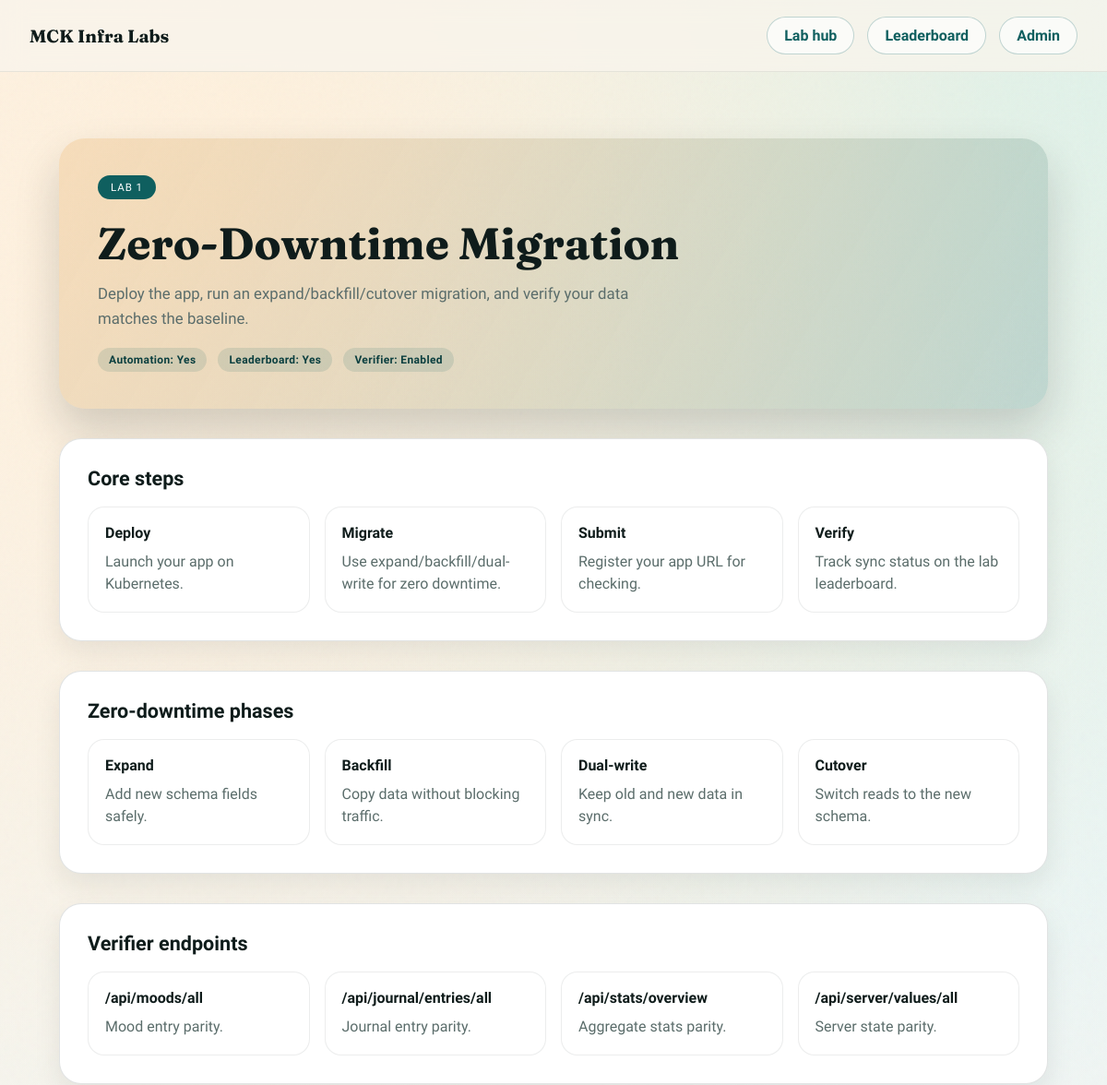
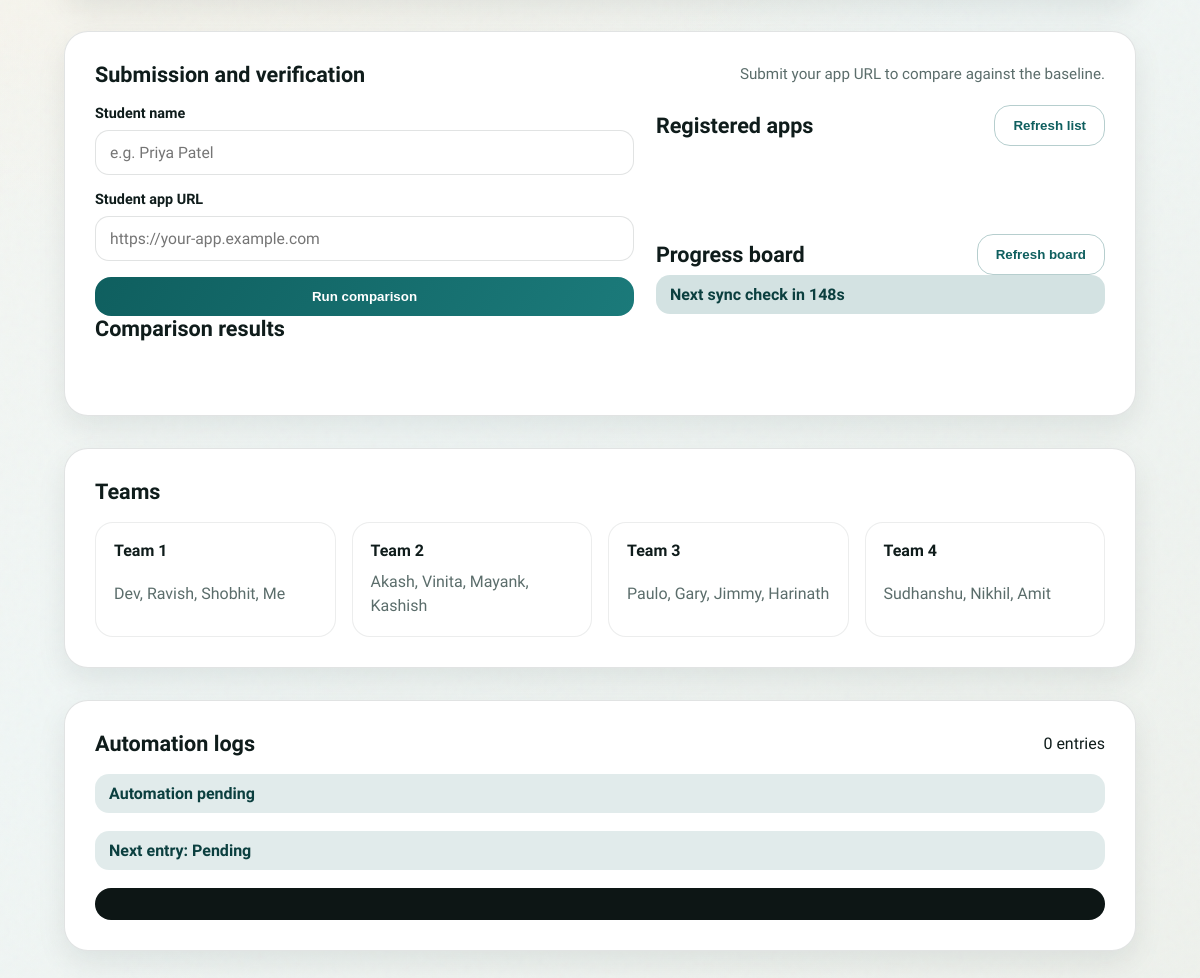
/labs/lab1, run on the app's committed database (2 pictures, top to bottom).
### tables this page shows
CREATE TABLE teams (
    id INTEGER PRIMARY KEY AUTOINCREMENT,
    lab TEXT NOT NULL,
    name TEXT NOT NULL,
    members TEXT NOT NULL,
    created_at INTEGER NOT NULL,
    updated_at INTEGER NOT NULL,
    UNIQUE(lab, name)
);

### app.py (the view)
@app.get("/labs/<lab_id>")
def lab_detail(lab_id):
    lab = get_lab(lab_id)
    if not lab:
        return "Lab not found.", 404
    return render_template(
        "lab_detail.html",
        lab=lab,
        labs=list_labs(),
        teams=list_teams(lab_id),
        compare_interval_seconds=COMPARE_INTERVAL_SECONDS,
    )

### app.py (called while the page is built, shortened)
def list_labs():
    return [LABS[key] for key in sorted(LABS.keys())]

def get_lab(lab_id):
    return LABS.get(lab_id)

def get_db():
    conn = sqlite3.connect(DB_PATH, timeout=5)
    conn.row_factory = sqlite3.Row
    return conn

def list_teams(lab=None):
    with db_lock:
        conn = get_db()
        try:
            if lab:
                rows = conn.execute(
                    """
                    SELECT id, lab, name, members, updated_at
                    FROM teams
                    WHERE lab = ?
                    ORDER BY name ASC
                    """,
                    (lab,),
                ).fetchall()
        finally:
            conn.close()
    return [dict(row) for row in rows]

### templates/lab_detail.html (shortened to what this page needs)
<!doctype html>
<html lang="en">
  <head>
    <link rel="stylesheet" href="/static/style.css" />
  </head>
  <body>
    <header class="topbar">
      <div class="brand">MCK Infra Labs</div>
      <nav class="top-links">
        <a class="ghost-link" href="/">Lab hub</a>
        {% if lab.leaderboard_enabled %}
        <a class="ghost-link" href="/leaderboard?lab={{ lab.id }}">Leaderboard</a>
        {% endif %}
        <a class="ghost-link" href="/admin">Admin</a>
      </nav>
    </header>
    <main class="page">
      <section class="hero lab-hero">
        <div class="badge">{{ lab.code }}</div>
        <h1>{{ lab.title }}</h1>
        <p>{{ lab.tagline }}</p>
        <div class="hero-meta">
          <span class="pill">Automation: {{ 'Yes' if lab.automation_enabled else 'No' }}</span>
          <span class="pill">Leaderboard: {{ 'Yes' if lab.leaderboard_enabled else 'No' }}</span>
          <span class="pill">Verifier: {{ 'Enabled' if lab.compare_enabled else 'Manual' }}</span>
        </div>
      </section>
      {% for section in lab.sections %}
      <section class="panel">
        <div class="results-header">
          <h2>{{ section.title }}</h2>
        </div>
        <div class="section-grid">
          {% for item in section["items"] %}
          <div class="section-card">
            <h3>{{ item.title }}</h3>
            <p>{{ item.body }}</p>
          </div>
          {% endfor %}
        </div>
      </section>
      {% endfor %}
      {% if lab.submission_enabled or lab.leaderboard_enabled %}
      <section class="panel">
        <div class="results-header">
          <h2>Submission and verification</h2>
          <span class="muted">{{ lab.form_helper }}</span>
        </div>
        <div class="split-panel">
          {% if lab.submission_enabled %}
          <div>
            <form id="compare-form" data-lab-id="{{ lab.id }}" data-compare-enabled="{{ 'true' if lab.compare_enabled else 'false' }}">
              <div class="field">
                <label for="name">Student name</label>
                <input id="name" name="name" type="text" placeholder="e.g. Priya Patel" required />
              </div>
              <div class="field">
                <label for="url">Student app URL</label>
                <input
                  id="url"
                  name="url"
                  type="url"
                  placeholder="https://your-app.example.com"
                  required
                />
              </div>
              <button type="submit" id="submit-btn">{{ lab.form_cta }}</button>
            </form>
            <div id="results" class="results hidden">
              <div class="results-header">
                <h2>Comparison results</h2>
              </div>
              <div id="summary" class="summary"></div>
            </div>
          </div>
          {% endif %}
          <div class="stack">
            {% if lab.submission_enabled %}
            <div class="students">
              <div class="results-header">
                <h2>Registered apps</h2>
                <button type="button" id="refresh-students" class="ghost">Refresh list</button>
              </div>
            </div>
            {% endif %}
            {% if lab.leaderboard_enabled %}
            <div class="students">
              <div class="results-header">
                <h2>Progress board</h2>
                <button type="button" id="refresh-leaderboard" class="ghost">Refresh board</button>
              </div>
              {% if lab.compare_enabled %}
              <div class="status ok" id="compare-timer" data-interval-seconds="{{ compare_interval_seconds }}">
              </div>
              {% else %}
              <div class="status">Manual review in progress.</div>
              {% endif %}
            </div>
            {% endif %}
          </div>
        </div>
      </section>
      {% endif %}
      {% if teams %}
      <section class="panel">
        <div class="results-header">
          <h2>Teams</h2>
        </div>
        <div class="section-grid">
          {% for team in teams %}
          <div class="section-card">
            <h3>{{ team.name }}</h3>
            <p>{{ team.members }}</p>
          </div>
          {% endfor %}
        </div>
      </section>
      {% endif %}
      {% if lab.automation_enabled %}
      <section class="panel">
        <div class="results-header">
          <h2>Automation logs</h2>
          <span id="log-count">0 entries</span>
        </div>
        <div class="status" id="auto-fill-timer" data-next-seconds="0">Automation pending</div>
        <div class="status">Next entry: <span id="auto-fill-entry">Pending</span></div>
        <div class="log-box" id="log-box"></div>
      </section>
      {% endif %}
    </main>
  </body>
</html>

### data on the page
teams: name "Team 1", members "Dev, Ravish, Shobhit, Me"
teams: name "Team 2", members "Akash, Vinita, Mayank, Kashish"
teams: name "Team 3", members "Paulo, Gary, Jimmy, Harinath"
teams: name "Team 4", members "Sudhanshu, Nikhil, Amit"

### other printed values
{{ lab.code }} "LAB 1"
{{ lab.title }} "Zero-Downtime Migration"
{{ lab.tagline }} "Deploy the app, run an expand/backfill/cutover migration, and verify your data matches the baseline."
{{ 'Yes' if lab.automation_enabled else 'No' }} "Yes"
{{ 'Yes' if lab.leaderboard_enabled else 'No' }} "Yes"
{{ 'Enabled' if lab.compare_enabled else 'Manual' }} "Enabled"
{{ section.title }} "Core steps" "Zero-downtime phases" "Verifier endpoints"
{{ item.title }} "Deploy" "Migrate" "Submit" "Verify" "Expand" "Backfill" "Dual-write" "Cutover" "/api/moods/all" "/api/journal/entries/all" "/api/stats/overview" "/api/server/values/all"
{{ item.body }} "Launch your app on Kubernetes." "Use expand/backfill/dual-write for zero downtime." "Register your app URL for checking." "Track sync status on the lab leaderboard." "Add new schema fields safely." "Copy data without blocking traffic." "Keep old and new data in sync." "Switch reads to the new schema." "Mood entry parity." "Journal entry parity." "Aggregate stats parity." "Server state parity."
{{ lab.form_helper }} "Submit your app URL to compare against the baseline."
{{ lab.form_cta }} "Run comparison"
